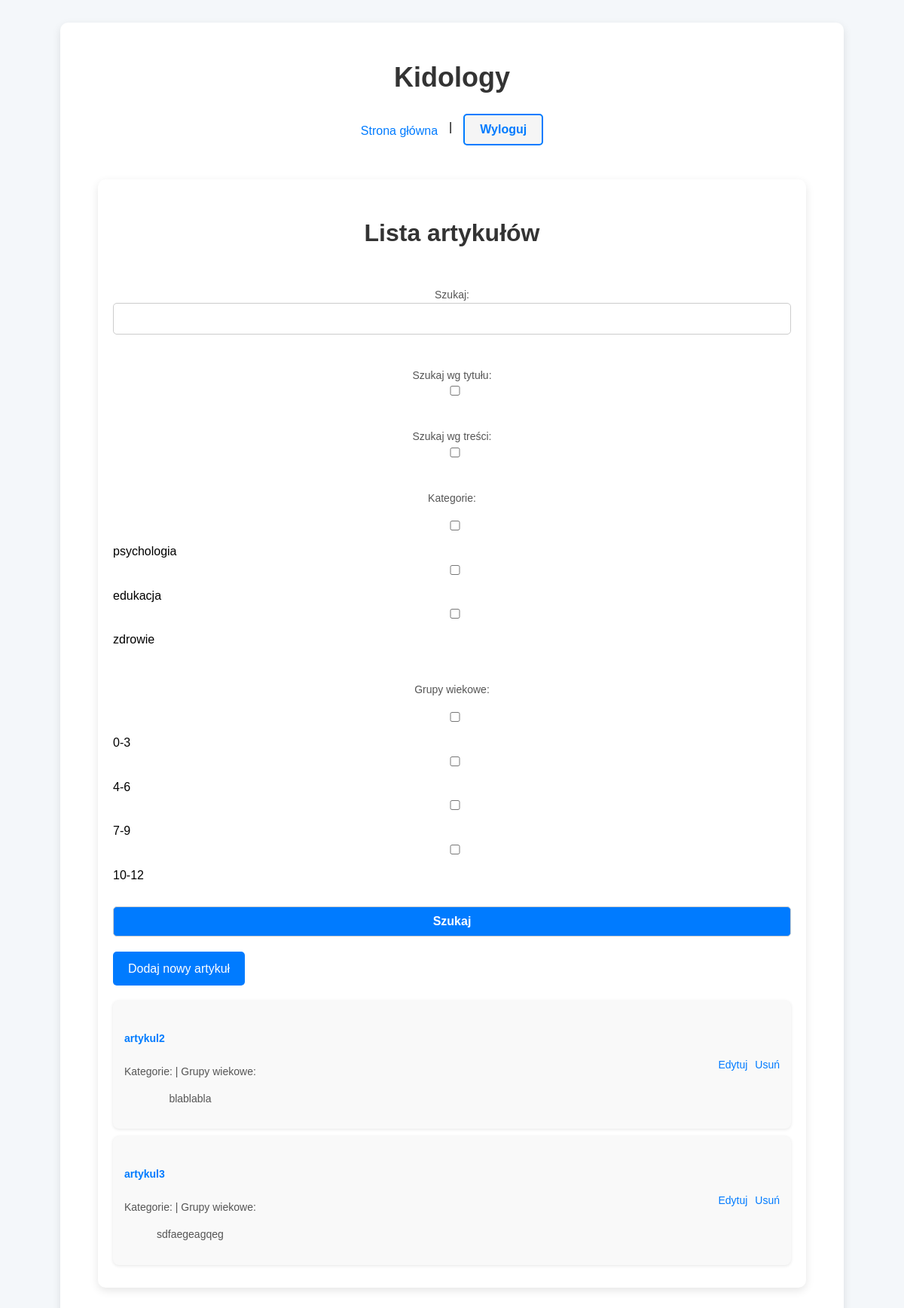
Page / (signed in) on the earlier database version.
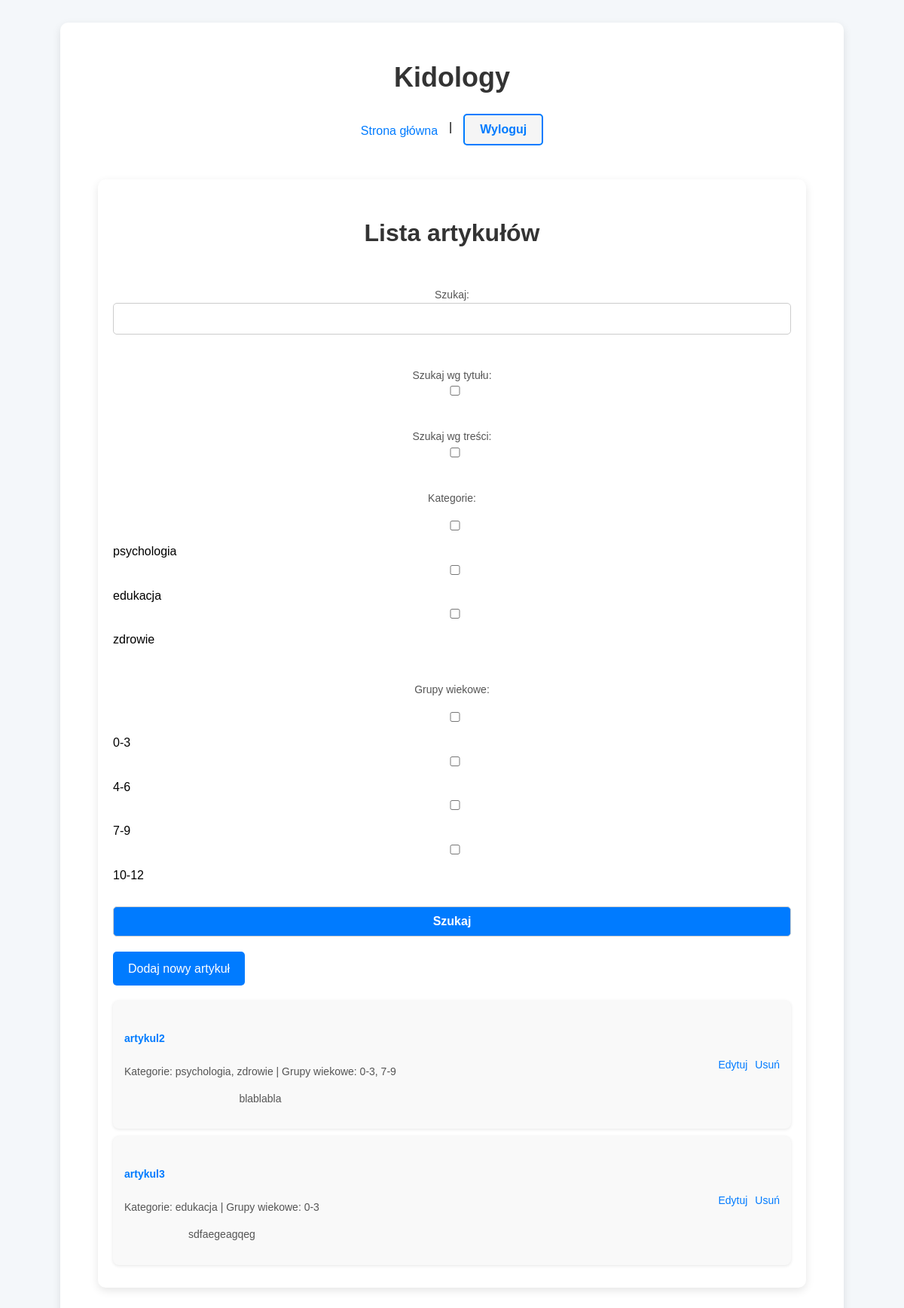
Same page on the later database version.
### main/models.py (models this page shows)
class Article(models.Model):
    title = models.CharField(max_length=200)
    content = models.TextField()
    categories = models.ManyToManyField(Category)
    age_groups = models.ManyToManyField(AgeGroup)
    created_at = models.DateTimeField(auto_now_add=True)
    updated_at = models.DateTimeField(auto_now=True)
    def get_preview(self):
        words = self.content.split()[:50]
        return ' '.join(words) + '...' if len(self.content.split()) > 50 else self.content

class Category(models.Model):
    name = models.CharField(max_length=100)
    def __str__(self):
        return self.name

class AgeGroup(models.Model):
    name = models.CharField(max_length=50)
    def __str__(self):
        return self.name

### main/views.py (the view, shortened to what this page needs)
# urls.py: path('', views.ArticleListView.as_view(), name='article_list'),
class ArticleListView(LoginRequiredMixin, ListView):
    model = Article
    template_name = 'kidology/article_list.html'
    context_object_name = 'articles'
    paginate_by = 10
    def get_queryset(self):
        queryset = Article.objects.all()
        form = ArticleSearchForm(self.request.GET)
        if form.is_valid():
            search_query = form.cleaned_data.get('search_query')
            search_in_title = form.cleaned_data.get('search_in_title')
            search_in_content = form.cleaned_data.get('search_in_content')
            categories = form.cleaned_data.get('categories')
            age_groups = form.cleaned_data.get('age_groups')
            if categories:
                queryset = queryset.filter(categories__in=categories).distinct()
            if age_groups:
                queryset = queryset.filter(age_groups__in=age_groups).distinct()
        return queryset
    def get_context_data(self, **kwargs):
        context = super().get_context_data(**kwargs)
        context['search_form'] = ArticleSearchForm(self.request.GET)
        return context

### main/forms.py
class ArticleSearchForm(forms.Form):
    search_query = forms.CharField(required=False, label='Szukaj')
    search_in_title = forms.BooleanField(required=False, initial=True, label='Szukaj wg tytułu')
    search_in_content = forms.BooleanField(required=False, initial=False, label='Szukaj wg treści')
    categories = forms.ModelMultipleChoiceField(
        queryset=Category.objects.all(),
        required=False,
        widget=forms.CheckboxSelectMultiple,
        label='Kategorie'
    )
    age_groups = forms.ModelMultipleChoiceField(
        queryset=AgeGroup.objects.all(),
        required=False,
        widget=forms.CheckboxSelectMultiple,
        label='Grupy wiekowe'
    )

### main/templates/kidology/article_list.html (shortened to what this page needs)
{% extends 'kidology/base.html' %}
{% block content %}
<div class="container">
    <h2>Lista artykułów</h2>
     <div class="search-section">
        <form method="get" class="search-form">
            {{ search_form.as_p }}
            <button type="submit" class="btn">Szukaj</button>
        </form>
    </div>
    {% if user.is_staff or user.is_superuser %}
        <a href="{% url 'article_create' %}" class="btn">Dodaj nowy artykuł</a>
    {% endif %}
    {% if articles %}
        <ul class="article-list">
        {% for article in articles %}
            <li>
                <div class="article-content">
                    <h3><a href="{% url 'article_detail' article.pk %}">{{ article.title }}</a></h3>
                    <p class="article-meta">
                        Kategorie:
                        {% for category in article.categories.all %}
                            {{ category.name }}{% if not forloop.last %}, {% endif %}
                        {% endfor %}
                        | Grupy wiekowe:
                        {% for age_group in article.age_groups.all %}
                            {{ age_group.name }}{% if not forloop.last %}, {% endif %}
                        {% endfor %}
                    </p>
                    <p>{{ article.get_preview }}</p>
                </div>
                {% if user.is_staff or user.is_superuser %}
                    <div class="action-links">
                        <a href="{% url 'article_update' article.pk %}">Edytuj</a>
                        <a href="{% url 'article_delete' article.pk %}">Usuń</a>
                    </div>
                {% endif %}
            </li>
        {% endfor %}
        </ul>
    {% else %}
        <p class="no-articles">Brak artykułów do wyświetlenia.</p>
    {% endif %}
</div>
{% endblock %}

### main/templates/kidology/base.html (shortened to what this page needs)
<!DOCTYPE html>
<html lang="pl">
<head>
</head>
<body>
    <div class="container">
        <header>
            <h1>Kidology</h1>
            <nav>
                <a href="{% url 'article_list' %}">Strona główna</a> |
                {% if user.is_authenticated %}
                    <form method="post" action="{% url 'logout' %}" style="display: inline;">
                        <button type="submit">Wyloguj</button>
                    </form>
                {% else %}
                    <a href="{% url 'login' %}">Zaloguj</a> |
                    <a href="{% url 'signup' %}">Zarejestruj</a>
                {% endif %}
            </nav>
        </header>
        <main>
            {% block content %}
            {% endblock %}
        </main>
    </div>
</body>
</html>

### main/templates/kidology/base.html (style rules this page uses)
body { font-family: Arial, sans-serif; background-color: #f4f7fa; line-height: 1.6; margin: 0; padding: 20px; }
.container { max-width: 800px; margin: 0 auto; padding: 30px; background-color: #fff; border-radius: 8px; box-shadow: 0 4px 12px rgba(0, 0, 0, 0.1); }
header { text-align: center; margin-bottom: 30px; }
h1 { font-size: 36px; color: #333; }
nav { display: flex; justify-content: center; margin-top: 10px; }
nav a, nav form { margin: 0 15px; font-size: 16px; color: #007bff; text-decoration: none; background-color: transparent; border: none; cursor: pointer; padding-top: 5px; }
nav form { display: inline-block; margin-top: -10px; }
nav form button { background-color: #f5f5f5; border: 2px solid #007bff; color: #007bff; border-radius: 5px; padding: 10px 20px; font-size: 16px; transition: background-color 0.3s, color 0.3s, border-color 0.3s; cursor: pointer; }
form { display: flex; flex-direction: column; margin-top: 30px; }
form input, form button { padding: 12px; margin-bottom: 15px; border-radius: 5px; border: 1px solid #ccc; font-size: 14px; width: 100%; box-sizing: border-box; }
form button { background-color: #007bff; color: #fff; font-weight: bold; cursor: pointer; transition: background-color 0.3s ease; }
p { text-align: center; font-size: 14px; color: #555; }

### main/templates/kidology/article_list.html (style rules this page uses)
body { font-family: 'Arial', sans-serif; background-color: #f4f7fa; margin: 0; padding: 0; }
.container { width: 90%; max-width: 1000px; margin: 30px auto; padding: 20px; background-color: #fff; border-radius: 10px; box-shadow: 0 4px 12px rgba(0, 0, 0, 0.1); }
h2 { font-size: 32px; color: #333; text-align: center; margin-bottom: 30px; }
.btn { background-color: #007bff; color: #fff; padding: 10px 20px; text-decoration: none; border-radius: 5px; font-size: 16px; transition: background-color 0.3s; display: inline-block; margin-bottom: 20px; }
.article-list { list-style: none; padding: 0; margin: 0; }
.article-list li { background-color: #f9f9f9; padding: 15px; border-radius: 8px; margin-bottom: 10px; font-size: 16px; display: flex; justify-content: space-between; align-items: center; box-shadow: 0 1px 4px rgba(0, 0, 0, 0.1); }
.article-list li .action-links { display: flex; gap: 10px; }
.article-list li a { color: #007bff; text-decoration: none; font-size: 14px; transition: color 0.3s ease; }

Differences in the rows shown:
changed Article "artykul2": gains Category (name "psychologia"); gains Category (name "zdrowie"); gains AgeGroup (name "0-3"); gains AgeGroup (name "7-9")
changed Article "artykul3": gains AgeGroup (name "0-3"); gains Category (name "edukacja")
